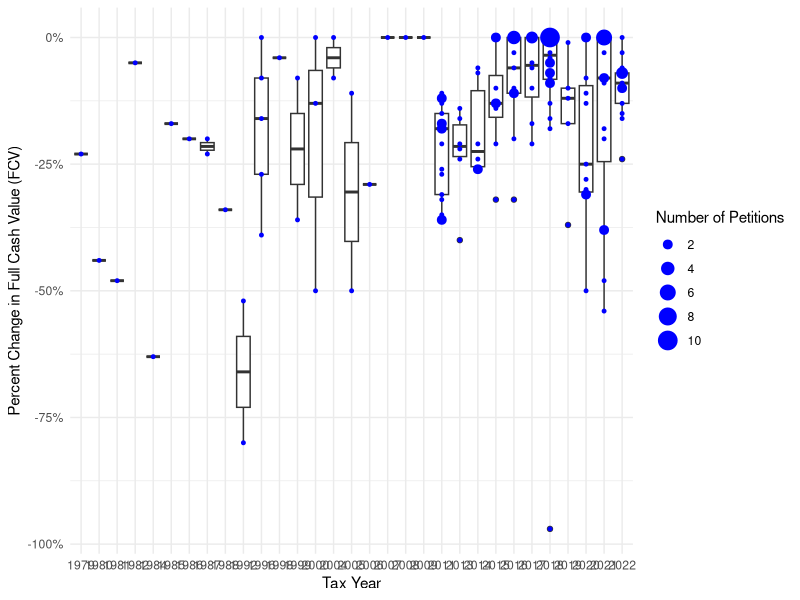
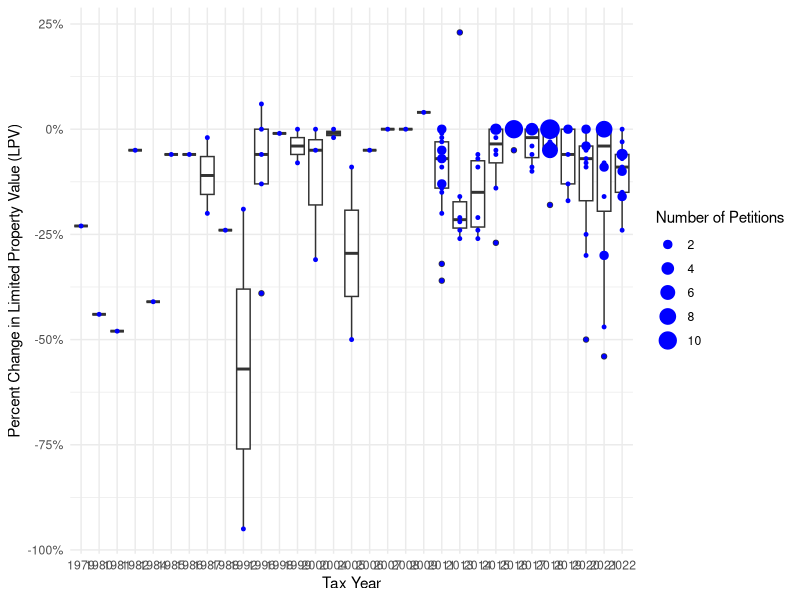

Recreate these plots in R, in order.

library(tidyverse)
library(scales)

# read data into tibble
petitions <- read_csv("Updated2/master_edited_4.28.25.csv")

# create identifier
petitions$ID <- 1:nrow(petitions)

# rename relevant columns
names(petitions)[2] <- 'include'
names(petitions)[3] <- 'tax_year'
names(petitions)[11] <- 'FCV_owner'
names(petitions)[12] <- 'LPV_owner'
names(petitions)[13] <- 'FCV_notice'
names(petitions)[14] <- 'LPV_notice'
names(petitions)[15] <- 'FCV_decision'
names(petitions)[16] <- 'LPV_decision'
names(petitions)[19] <- 'outcome'
names(petitions)[20] <- 'outcome_details'
names(petitions)[21] <- 'FCV_change'
names(petitions)[22] <- 'LPV_change'

petitions$tax_year = as.character(petitions$tax_year)
pet = subset(petitions,include == 1)

pet$FCV_change = as.numeric(pet$FCV_change)
pet$LPV_change = as.numeric(pet$LPV_change)

# plot of LPV changes across the years
p1a <- ggplot(pet, aes(x=tax_year, y=FCV_change)) + geom_boxplot() + theme_minimal()
p1a <- p1a + geom_point(color = "blue",stat = "sum", aes(size = after_stat(n)))
p1a <- p1a + scale_size_continuous(name = "Number of Petitions",breaks = c(2,4,6,8,10))
p1a <- p1a + labs(x = "Tax Year", y = "Percent Change in Full Cash Value (FCV)")
p1a <- p1a + scale_y_continuous(labels = percent)

# plot of FCV changes across the years
p1b <- ggplot(pet, aes(x=tax_year, y=LPV_change)) + geom_boxplot() + theme_minimal()
p1b <- p1b + geom_point(color = "blue",stat = "sum", aes(size = after_stat(n)))
p1b <- p1b + scale_size_continuous(name = "Number of Petitions",breaks = c(2,4,6,8,10))
p1b <- p1b + labs(x = "Tax Year", y = "Percent Change in Limited Property Value (LPV)")
p1b <- p1b + scale_y_continuous(labels = percent)

